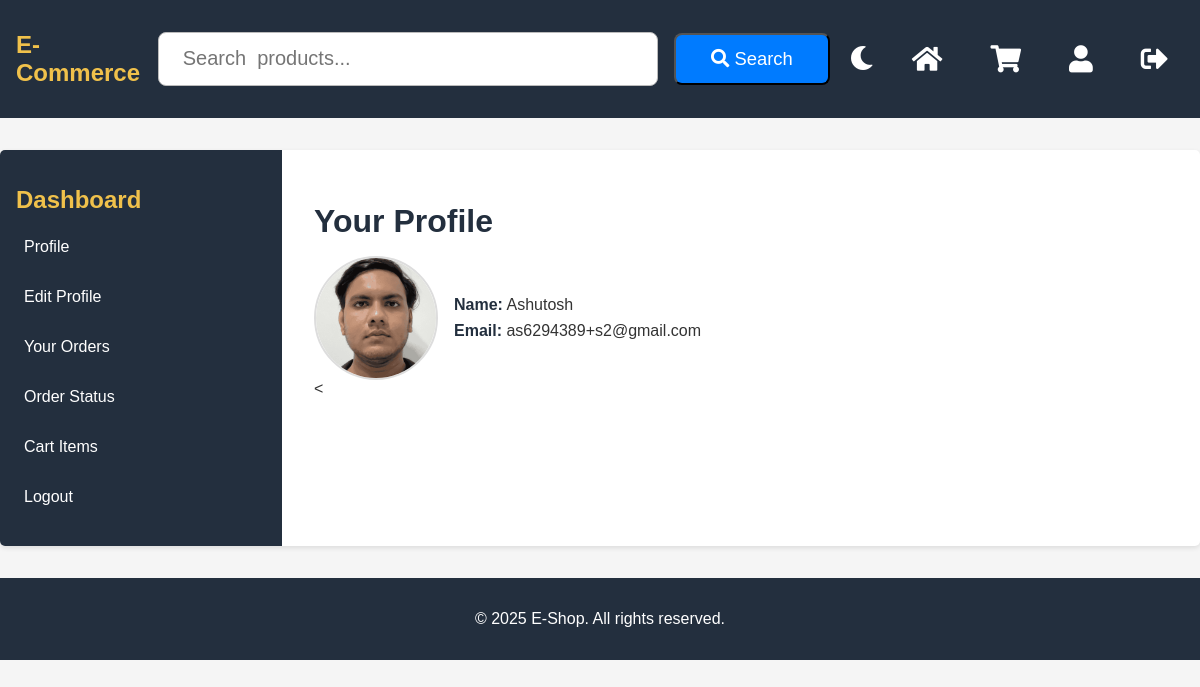
The app's page /consumer_dashboard (signed in) with its own data.
### models.py (models this page shows)
class User(db.Model):
    id = db.Column(db.Integer, primary_key=True)
    email = db.Column(db.String(100), unique=True, nullable=False)
    username = db.Column(db.String(50), nullable=False)
    password = db.Column(db.String(50), nullable=False)
    role = db.Column(db.String(10), nullable=False)  # "seller" or "consumer"
    photo = db.Column(db.String(200), nullable=True)  # Path to profile photo

### app.py (the view)
@app.route('/consumer_dashboard')
def consumer_dashboard():
    if 'user_id' in session and session.get('role') == 'consumer':
        user = User.query.get(session['user_id'])
        cart_items = session.get('cart', [])
        orders = Order.query.filter_by(user_id=user.id).order_by(Order.date.desc()).all()
        return render_template('consumer_dashboard.html', user=user, orders=orders, cart_items=cart_items)
    return redirect(url_for('login'))

### templates/consumer_dashboard.html (shortened to what this page needs)
{% extends 'base.html' %}
{% block content %}
<div class="dashboard-container">
    <div class="sidebar">
        <h2>Dashboard</h2>
        <ul>
            <li><a href="#" onclick="showSection('profile-section')">Profile</a></li>
            <li><a href="#" onclick="showSection('edit-profile-section')">Edit Profile</a></li>
            <li><a href="#" onclick="showSection('orders-section')">Your Orders</a></li>
            <li><a href="#" onclick="showSection('status-section')">Order Status</a></li>
            <li><a href="#" onclick="showSection('cart-section')">Cart Items</a></li>
            <li><a href="{{ url_for('logout') }}">Logout</a></li>
        </ul>
    </div>
    <div class="main-content">
        <div id="profile-section" class="section">
            <h1>Your Profile</h1>
            <div class="profile-card">
                <img src="{{ url_for('static', filename=user.photo) if user.photo else url_for('static', filename='images/default-profile.jpg') }}" alt="Profile Photo">
                <div class="profile-info">
                    <p><strong>Name:</strong> {{ user.username }}</p>
                    <p><strong>Email:</strong> {{ user.email }}</p>
                </div>
            </div>
        </div>
<
{% endblock %}

### static/css/style.css (style rules this page uses)
body { font-family: Arial, sans-serif; margin: 0; padding: 0; background-color: #f5f5f5; color: #333; }
.dashboard-container { display: flex; max-width: 1200px; margin: 2rem auto; background-color: #fff; border-radius: 5px; box-shadow: 0 2px 5px rgba(0, 0, 0, 0.1); }
.sidebar { width: 250px; background-color: #232f3e; color: white; padding: 1rem; border-radius: 5px 0 0 5px; }
.sidebar h2 { font-size: 1.5rem; margin-bottom: 1rem; color: #f0c14b; }
.sidebar ul { list-style: none; padding: 0; }
.sidebar ul li { margin: 1rem 0; }
.sidebar ul li a { color: white; text-decoration: none; font-size: 1rem; display: block; padding: 0.5rem; border-radius: 5px; transition: background-color 0.3s; }
.main-content { flex: 1; padding: 2rem; }
.main-content h1 { font-size: 2rem; margin-bottom: 1rem; color: #232f3e; }
.section { display: none; animation: fadeIn 0.3s ease-in-out; }
.profile-card { display: flex; align-items: center; gap: 1rem; }
.profile-card img { width: 100px; height: 100px; border-radius: 50%; border: 2px solid #ddd; }
.profile-info p { margin: 0.5rem 0; font-size: 1rem; color: #333; }
.profile-info strong { color: #232f3e; }
.profile-card img { width: 120px; height: 120px; border-radius: 50%; border: 2px solid #ddd; object-fit: cover; }

### records on screen
User: photo (picture), username "Ashutosh", email "as6294389+s2@gmail.com"
